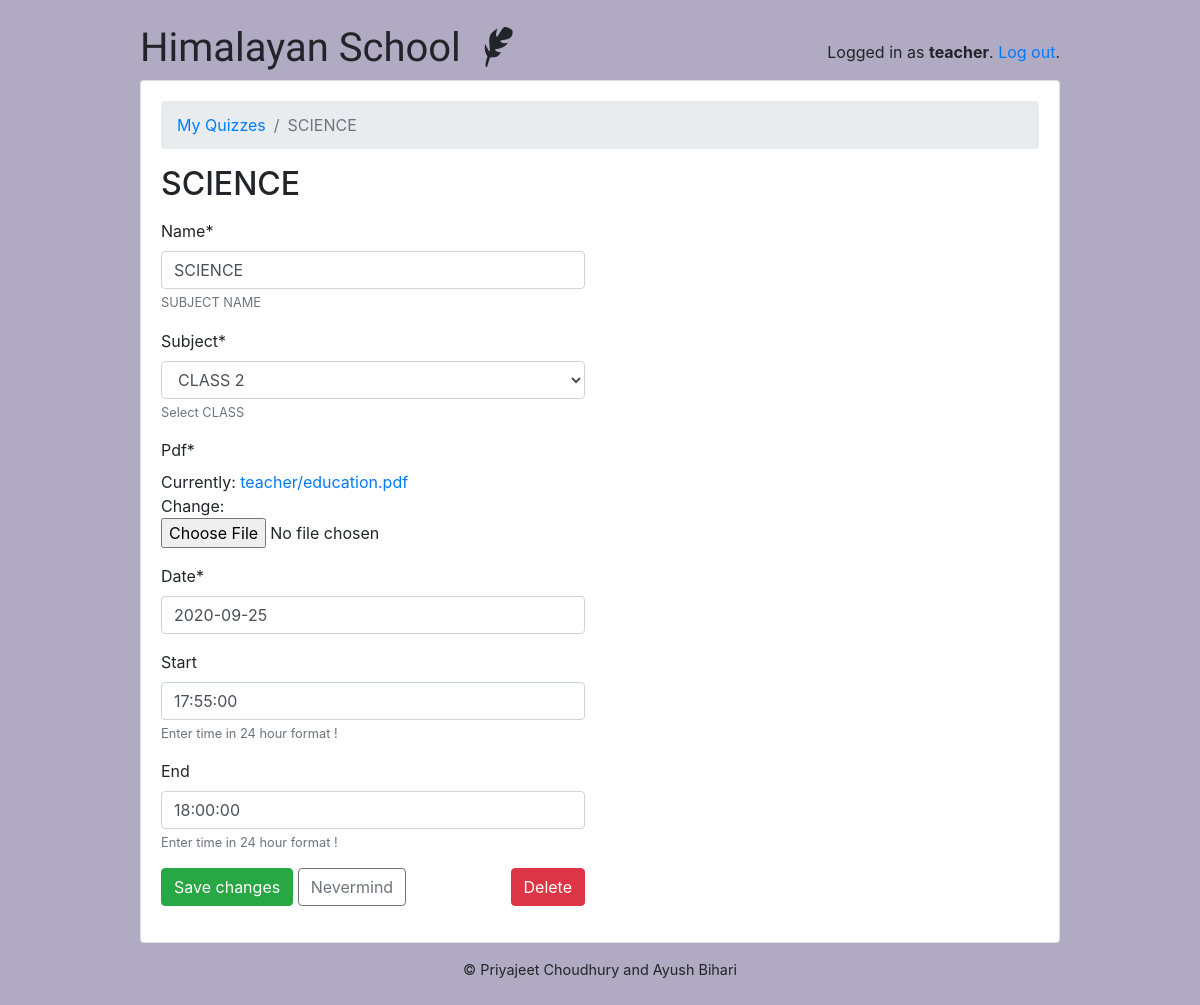
Page /teachers/quiz/1/ (signed in) on the committed database.
### classroom/models.py (models this page shows, shortened)
class User(AbstractUser):
    is_student = models.BooleanField(default=False)
    is_teacher = models.BooleanField(default=False)

class Quiz(models.Model):
    owner = models.ForeignKey(User, on_delete=models.CASCADE, related_name='quizzes')
    name = models.CharField(max_length=255,help_text="SUBJECT NAME")
    pdf = models.FileField(upload_to='teacher',blank=False,default='teacher/default.jpg')
    date = models.DateField(default=timezone.now().strftime("%Y-%m-%d")) # a date
    today = models.DateField(default=timezone.now().strftime("%Y-%m-%d"))
    start = models.TimeField(auto_now=False,blank=True,auto_now_add=False,help_text="Enter time in 24 hour format !")
    end = models.TimeField(auto_now=False,blank=True,auto_now_add=False,help_text="Enter time in 24 hour format !")
    current_time = datetime.now().strftime("%H:%M")
    subject = models.ForeignKey(Subject, on_delete=models.CASCADE, related_name='quizzes',help_text="Select CLASS")

class Subject(models.Model):
    name = models.CharField(max_length=30)
    color = models.CharField(max_length=7, default='#007bff')
    def __str__(self):
        return self.name

### classroom/views/teachers.py (the view, shortened to what this page needs)
# urls.py: path('quiz/<int:pk>/', teachers.QuizUpdateView.as_view(), name='quiz_change'),
@method_decorator([login_required, teacher_required], name='dispatch')
class QuizUpdateView(UpdateView):
    model = Quiz
    fields = ('name', 'subject', 'pdf','date','start','end',)
    labels = {
        "name":"SUBJECT NAME",
        "pdf":"UPLOAD QUESTION PAPER",
        "date":"DATE OF EXAM",
        "start":"EXAM START TIME",
        "end":"EXAM END TIME",
        "subject": "CLASS"
        }
    context_object_name = 'quiz'
    template_name = 'classroom/teachers/quiz_change_form.html'
    def get_queryset(self):
        return self.request.user.quizzes.all()

### classroom/templates/classroom/teachers/quiz_change_form.html (shortened to what this page needs)
{% extends 'base.html' %}
{% load crispy_forms_tags %}
{% block content %}
  <nav aria-label="breadcrumb">
    <ol class="breadcrumb">
      <li class="breadcrumb-item"><a href="{% url 'teachers:quiz_change_list' %}">My Quizzes</a></li>
      <li class="breadcrumb-item active" aria-current="page">{{ quiz.name }}</li>
    </ol>
  </nav>
  <h2 class="mb-3">
    {{ quiz.name }}
  </h2>
  <div class="row mb-3">
    <div class="col-md-6 col-sm-8 col-12">
      <form method="post" novalidate enctype="multipart/form-data">
        {{ form|crispy }}
        <button type="submit" class="btn btn-success">Save changes</button>
        <a href="{% url 'teachers:quiz_change_list' %}" class="btn btn-outline-secondary" role="button">Nevermind</a>
        <a href="{% url 'teachers:quiz_delete' quiz.pk %}" class="btn btn-danger float-right">Delete</a>
      </form>
    </div>
  </div>
  </div>
{% endblock %}

### templates/base.html (shortened to what this page needs)
{% load static %}<!doctype html>
<html lang="en">
  <head>
    <link rel="stylesheet" href="https://maxcdn.bootstrapcdn.com/bootstrap/4.0.0/css/bootstrap.min.css">
    <link rel="stylesheet" type="text/css" href="{% static 'vendor/fontello-2f186091/css/fontello.css' %}">
    <link rel="stylesheet" type="text/css" href="{% static 'css/app.css' %}">
    {% if user.is_authenticated and user.is_teacher %}
      <link rel="stylesheet" type="text/css" href="{% static 'css/teachers.css' %}">
    {% else %}
      <link rel="stylesheet" type="text/css" href="{% static 'css/students.css' %}">
    {% endif %}
  </head>
  <body>
    <div class="container my-4">
      <div class="row justify-content-center">
        <div class="col-md-10 col-sm-12">
          <div class="row">
            <div class="col-6">
              <h1 class="logo">
                <a href="{% url 'home' %}">
                  Himalayan School
                  {% if user.is_authenticated %}
                    {% if user.is_teacher %}
                      <span class="icon-feather" data-toggle="tooltip" data-placement="right" title="Teacher profile"></span>
                    {% else %}
                      <span class="icon-graduation-cap" data-toggle="tooltip" data-placement="right" title="Student profile"></span>
                    {% endif %}
                  {% endif %}
                </a>
              </h1>
            </div>
            <div class="col-6 text-right">
              {% if user.is_authenticated %}
                <p class="pt-3">Logged in as <strong>{{ user.username }}</strong>. <a href="{% url 'logout' %}">Log out</a>.</p>
              {% else %}
                <a href="{% url 'login' %}" class="btn btn-light" role="button">Log in</a>
                <a href="{% url 'signup' %}" class="btn btn-primary" role="button">Sign up</a>
              {% endif %}
            </div>
          </div>
          <div class="card mb-3">
            <div class="card-body">
              {% block content %}
              {% endblock %}
            </div>
          </div>
          <footer>
           © Priyajeet Choudhury and Ayush Bihari
          </footer>
        </div>
      </div>
  </body>
</html>

### static/css/app.css (style rules this page uses)
.logo { font-family: 'Clicker Script', cursive; }
.logo a { color: #212529; text-decoration: none; }
footer { font-size: .9rem; }

### static/css/teachers.css (style rules this page uses)
body { background-color: #b0aac2; }

### rows in the picture
User: username "teacher"
Quiz: name "SCIENCE", subject "CLASS 2", date "2020-09-25", start "17:55:00", end "18:00:00"
